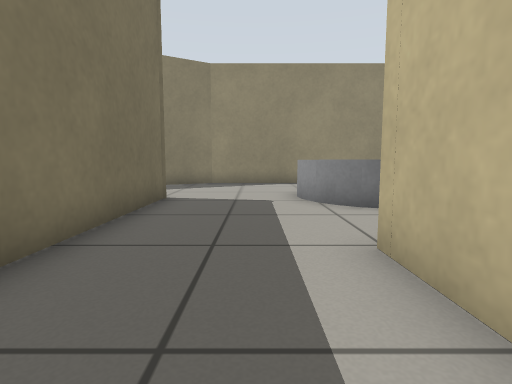
view 1 (above)

16 first-person views from a walk through a world built for the Gazebo simulator. The camera is 0.5 m above the floor, tilts 6° down and sees 80° across. The floor is counted in squares, 0.5 m on a side. Each view is taken from the middle of a square. On the plan, view 1 faces up. The plan holds only what a view shows up to about 12 squares ahead; the rest is blank.

view 2
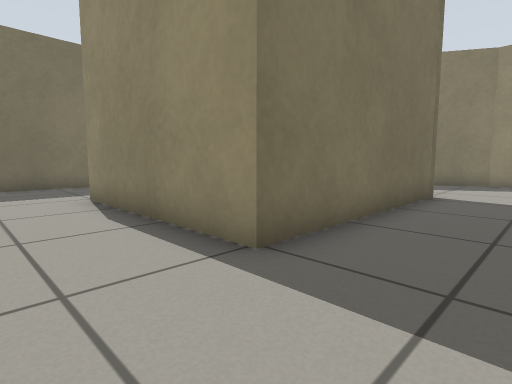

view 3
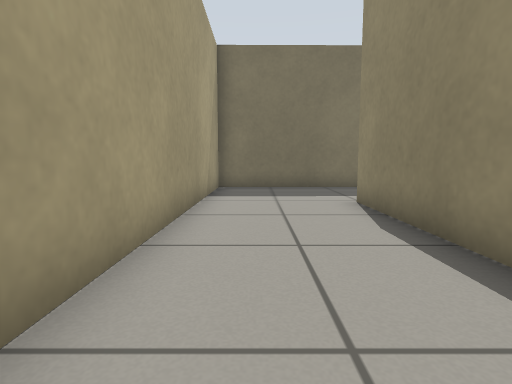

view 4
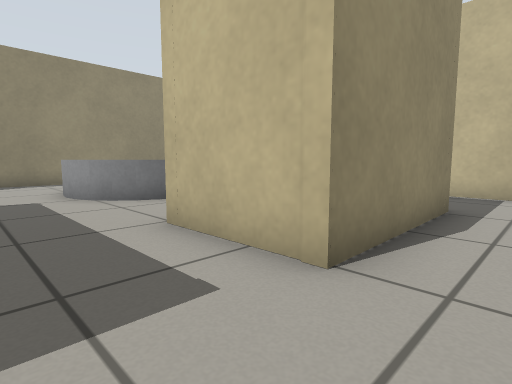

view 5
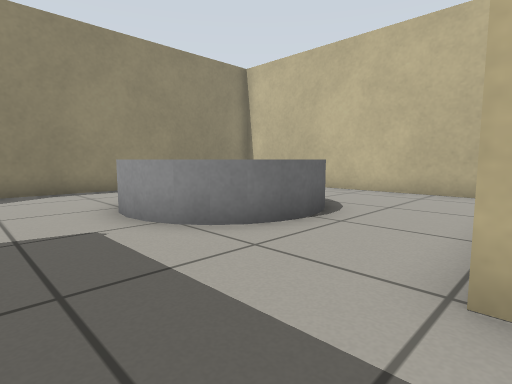

view 6
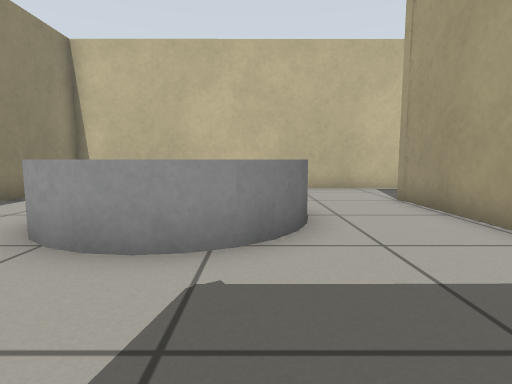

view 7
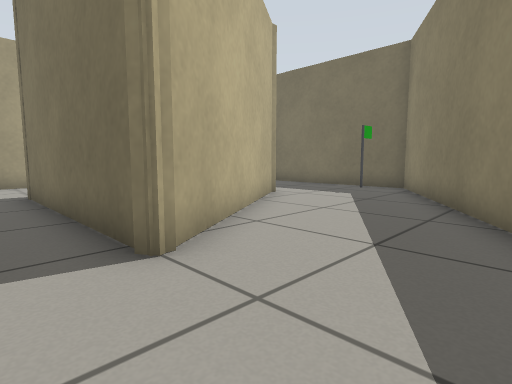

view 8
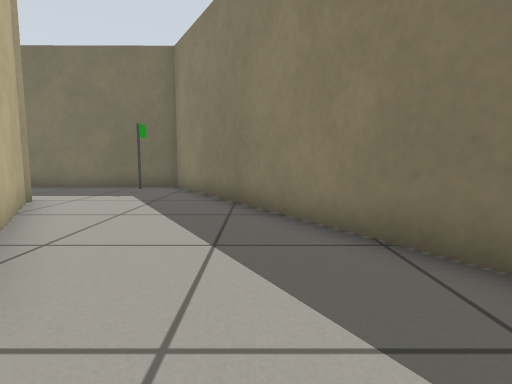

view 9
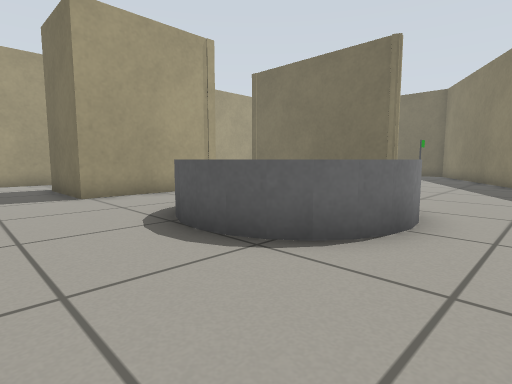

view 10
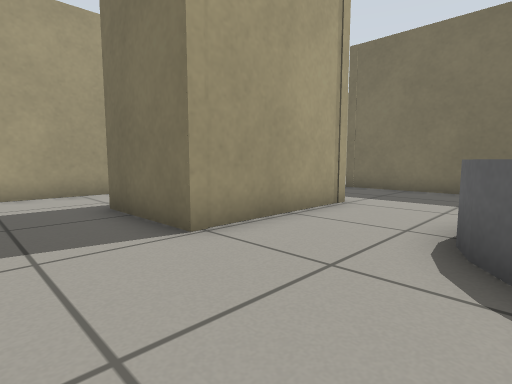

view 11
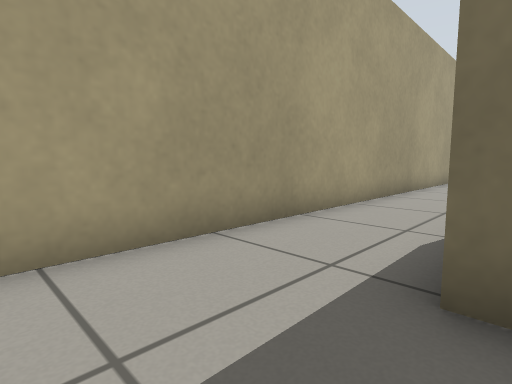

view 12
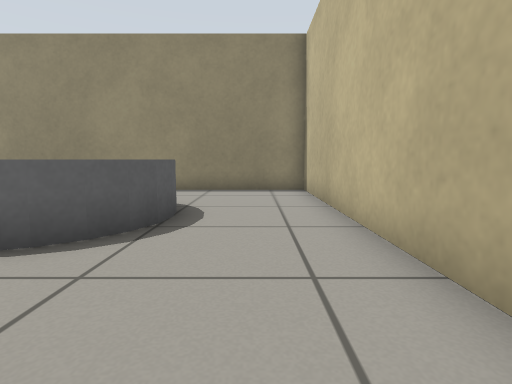

view 13
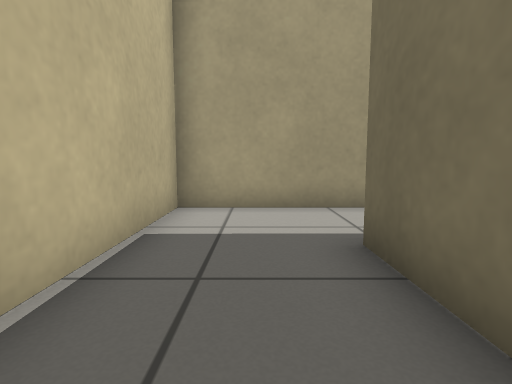

view 14
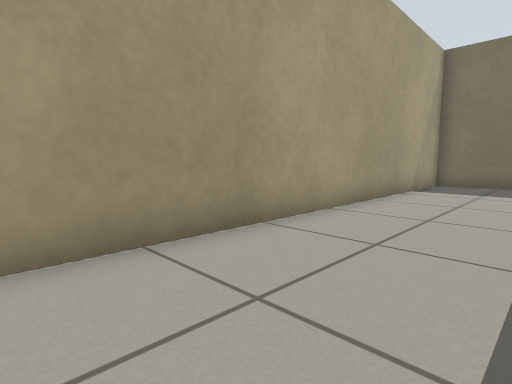

view 15
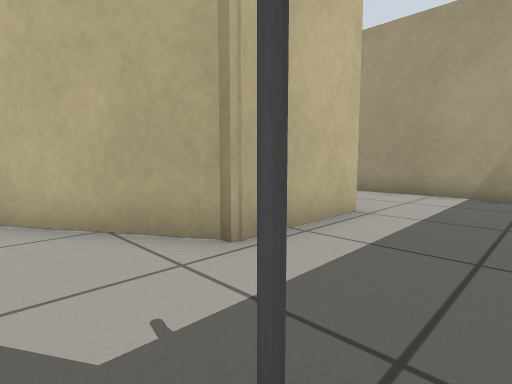

view 16
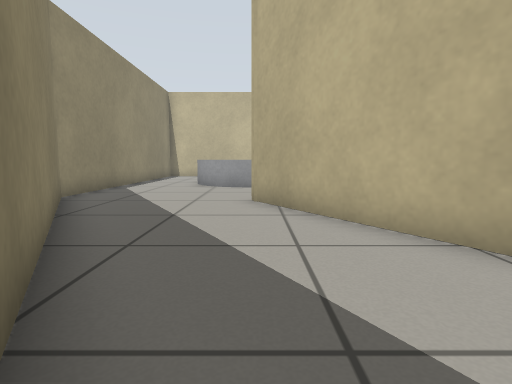

### Floor plan
Points are (right, up) in squares from view 1. A wall is a line through its corners. A room is listed if a view was taken in it or the views show most of it. See-through windows are left out.
Room 1 (views 1, 2, 3, 4, 5, 6, 7, 8, 9, 10, 11, 12, 13, 14, 15, 16)
walls: (1.4, 3.4) (5.7, 3.4) (5.7, 0.5) (1.4, 0.4) (1.4, 3.4); (-2.4, 8.1) (-2.4, 1.4) (-8.2, 1.4) (-8.2, 4.5) (-2.6, 8.1) (-2.4, 8.1); (-1.9, 13.2) (-12.2, 7.1) (-12.1, -2.4) (8.6, -2.3) (8.6, 13.2) (-1.9, 13.2)
objects: goal (-11, 6); grey cylinder (1, 6) to (5, 10)

Where each view was taken, in squares from view 1:
view 1: 0 up, 0 right, facing up
view 2: 1 down, 0 right, facing up-left
view 3: 1 down, 1 left, facing left
view 4: 1 down, 1 left, facing up-right
view 5: 3 up, 1 left, facing up-right
view 6: 7 up, 2 left, facing right
view 7: 11 up, 1 left, facing down-left
view 8: 10 up, 1 left, facing left
view 9: 12 up, 8 right, facing down-left
view 10: 7 up, 8 right, facing down-left
view 11: 1 up, 8 right, facing down-left
view 12: 3 up, 7 right, facing up
view 13: 4 up, 7 right, facing down
view 14: 1 up, 1 right, facing down-left
view 15: 7 up, 11 left, facing down-right
view 16: 8 up, 10 left, facing right
